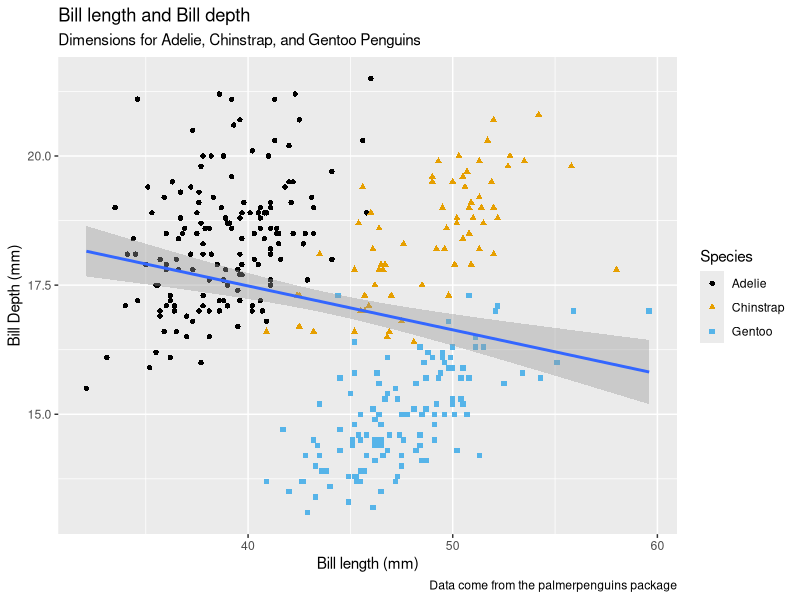
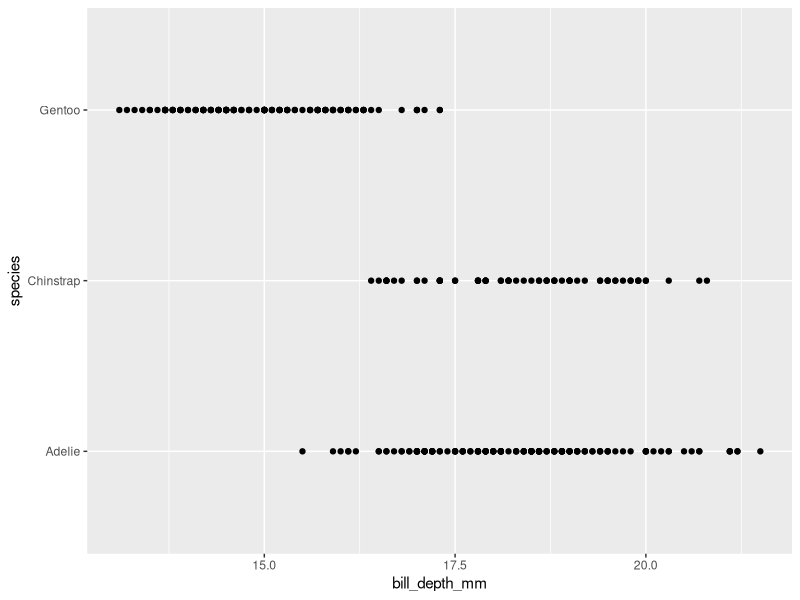
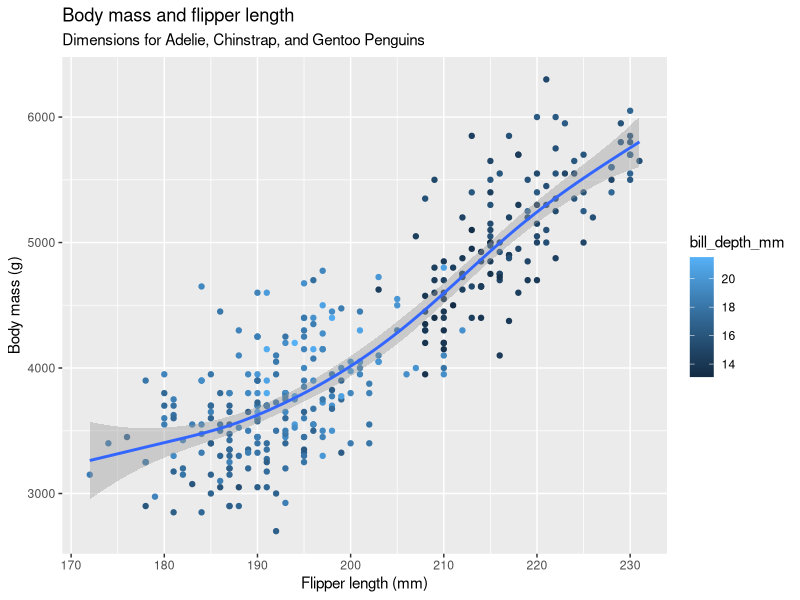
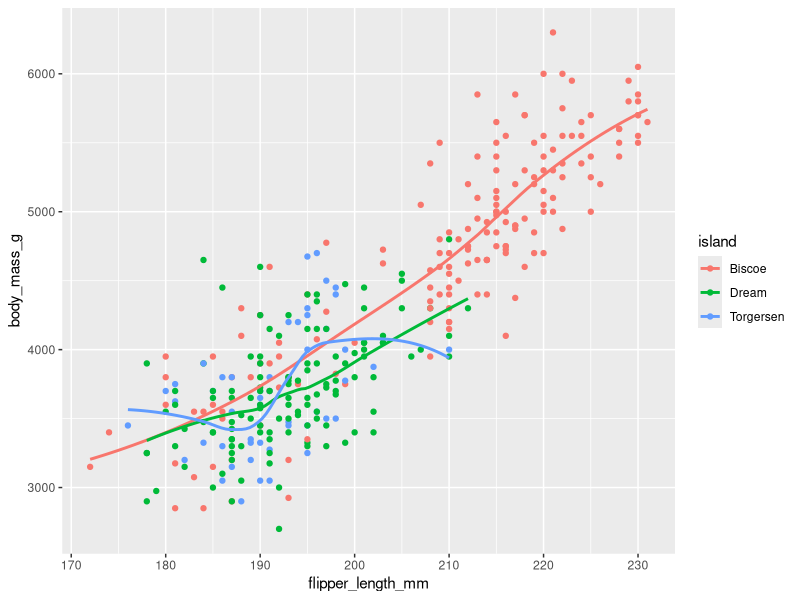
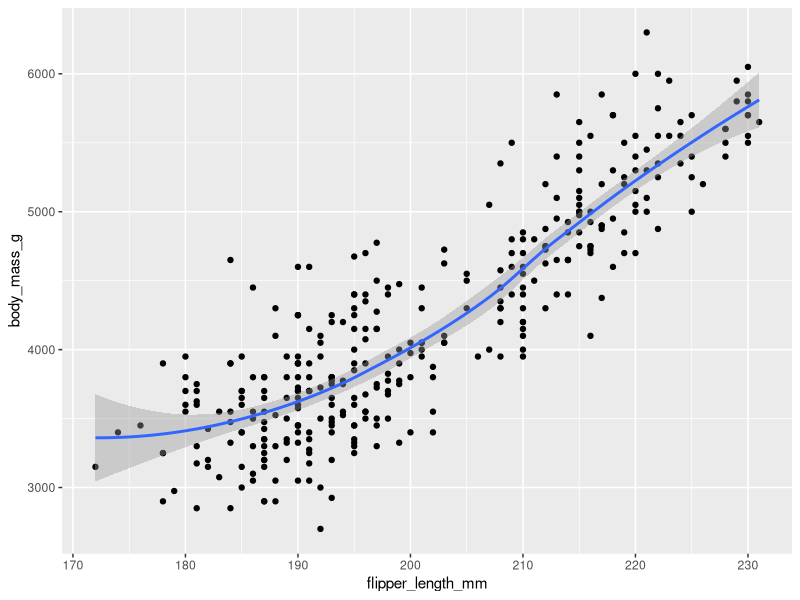
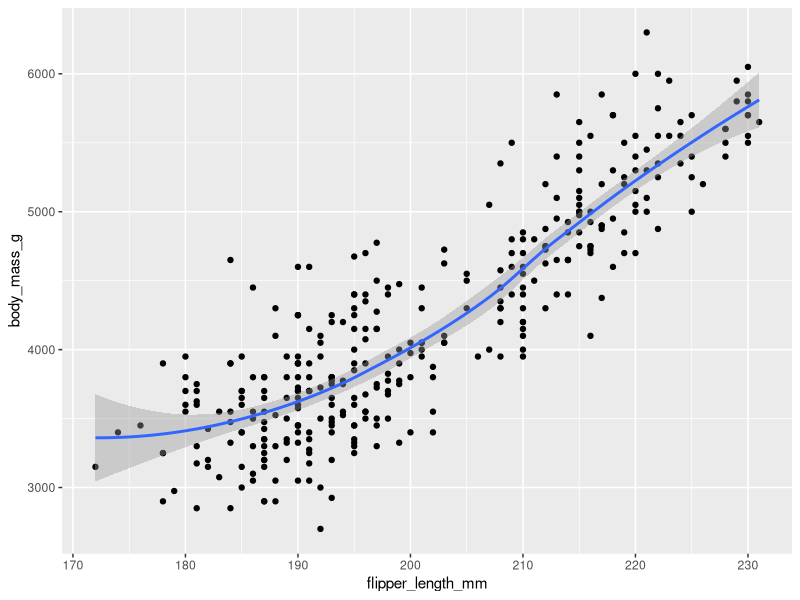

R code for these plots, in order:
## ---- chunk 1
knitr::opts_chunk$set(echo = TRUE)
library(tidyverse)
library(palmerpenguins) #load data
library(ggthemes)
## ---- chunk 2
df <- 
  palmerpenguins::penguins
df
## ---- chunk 3
nrow(df)

## ---- chunk 4
isTRUE("bill_depth_mm" %in% colnames(df))

## ---- chunk 5
ggplot(
  data = df,
  mapping = 
    aes(
      x = bill_length_mm,
      y = bill_depth_mm
    )
  )+
    geom_point(
      aes(
        color = species, 
        shape = species
        ),
      na.rm = TRUE
    ) +
    geom_smooth(
      method = "lm"
    ) +
    labs(
      title = "Bill length and Bill depth",
      subtitle = "Dimensions for Adelie, Chinstrap, and Gentoo Penguins",
      caption = "Data come from the palmerpenguins package",
      x = "Bill length (mm)", 
      y = "Bill Depth (mm)",
      color = "Species", 
      shape = "Species"
    ) +
    scale_color_colorblind()

## ---- chunk 6
ggplot(
  data = df,
  mapping = 
    aes(
      x = bill_depth_mm,
      y = species
    )
) +
  geom_point(
    na.rm = TRUE
  )
## ---- chunk 7
ggplot(
  data = penguins,
  mapping = 
    aes(
      x = flipper_length_mm, 
      y = body_mass_g
      )
) +
  geom_point(
    aes(
      color = bill_depth_mm
      )
    ) +
  geom_smooth(
    method = "gam"
    ) +
  labs(
    title = "Body mass and flipper length",
    subtitle = "Dimensions for Adelie, Chinstrap, and Gentoo Penguins",
    x = "Flipper length (mm)", 
    y = "Body mass (g)",
    
  ) 
## ---- chunk 8
ggplot(
  data = df,
  mapping = 
    aes(
      x = flipper_length_mm, 
      y = body_mass_g, 
      color = island
      )
) +
  geom_point() +
  geom_smooth(se = FALSE)
## ---- chunk 9
ggplot(
  data = penguins,
  mapping = 
    aes(
      x = flipper_length_mm, 
      y = body_mass_g
      )
) +
  geom_point() +
  geom_smooth()

ggplot() +
  geom_point(
    data = penguins,
    mapping = 
      aes(
        x = flipper_length_mm, 
        y = body_mass_g
        )
  ) +
  geom_smooth(
    data = penguins,
    mapping = 
      aes(
        x = flipper_length_mm, 
        y = body_mass_g
        )
  )
